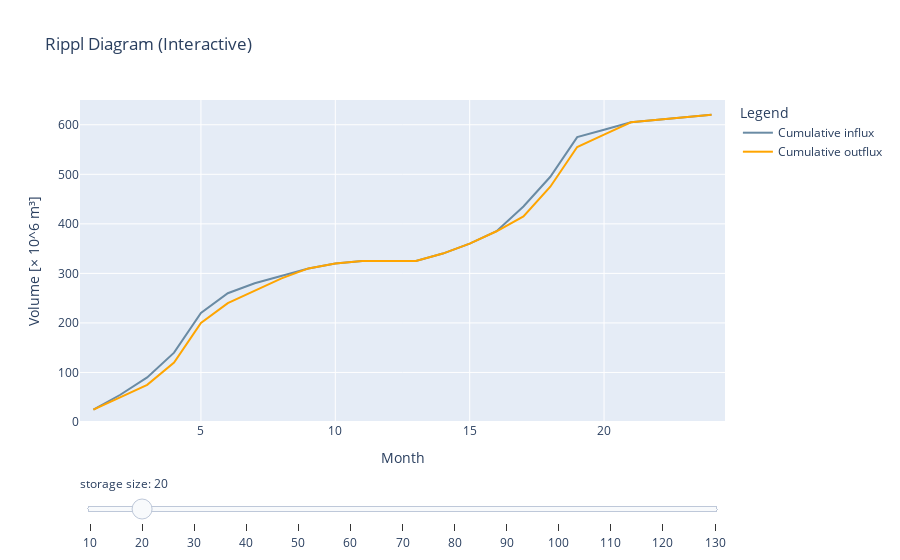

The cell this chart's notebook holds for it:
### Markdown cell above
```{exercise-start}
:label: ex_rippl
```
Let us consider a reservoir with a maximum storage of $S_\text{max} = 80$ $\cdot 10^6$  $\text{m}^3$. The reservoir owners desire a water supply of $O_\text{des} = 25$ $\cdot 10^6$  $\text{m}^3 \over \text{month}$. Lastly, the reservoir is initially empty. 

a) Over a 24-month period the influx into the reservoir and the amount of water stored in the reservoir are measured. However, some of the data has gone missing. Using equation {eq}`reservoir_storage_step`, find the missing data for December and March.

b) The reservoir owners are frustrated they could not consistently withdraw the desired amount during the 24-month period. They ask you if by increasing the storage size of the reservoir, they could have consistently withdrawn the desired amount. Using the graph below, determine if that would have been possible, and if so, what storage capacity would have been sufficient?

```{table}  Rippl reservoir data
| Month | Influx <br/>[$\cdot 10^6$ $\text{m}^3 \over \text{month}$] | Desired withdrawal <br/>[$\cdot 10^6$ $\text{m}^3 \over \text{month}$] | Actual withdrawal <br/>[$\cdot 10^6$ $\text{m}^3 \over \text{month}$] | Spillage <br/>[$\cdot 10^6$ $\text{m}^3 \over \text{month}$] | Storage <br/>[$\cdot 10^6$ $\text{m}^3$] |
| :--- | --- | --- | --- | --- | ---: |
| | | | | | 0 | 
|Oct| 25 | 25 | 25 | 0 | 0 |
|Nov| 30 | 25 | 25 | 0 | 5 |
|Dec| 35 | 25 | 25 | 0 | ? |
|Jan| 50 | 25 | 25 | 0 | 40 |
|Feb| 80 | 25 | 25 | 15 | 80 |
|Mar| 40 | 25 | 25 | ? | 80 |
|Apr| 20 | 25 | 25 | 0 | 75 |
|May| 15 | 25 | 25 | 0 | 65 |
|Jun| 15 | 25 | 25 | 0 | 55 |
|Jul| 10 | 25 | 25 | 0 | 40 |
|Aug| 5 | 25 | 25 | 0 | 20 |
|Sep| 0 | 25 | 20 | 0 | 0 |
|Oct| 0 | 25 | 0 | 0 | 0 |
|Nov| 15 | 25 | 15 | 0 | 0 |
|Dec| 20 | 25 | 20 | 0 | 0 |
|Jan| 25 | 25 | 25 | 0 | 0 |
|Feb| 50 | 25 | 25 | 0 | 25 |
|Mar| 60 | 25 | 25 | 0 | 60 |
|Apr| 80 | 25 | 25 | 35 | 80 |
|May| 15 | 25 | 25 | 0 | 70 |
|Jun| 15 | 25 | 25 | 0 | 60 |
|Jul| 5 | 25 | 25 | 0 | 40 |
|Aug| 5 | 25 | 25 | 0 | 20 |
|Sep| 5 | 25 | 25 | 0 | 0 |
```

```{exercise-end}
```

### Code cell
import plotly.graph_objects as go
import numpy as np
import pandas as pd

# 1) Define the rippl function
def rippl(influx, desired_outflux, initial_storage, maximum_storage):
    """
    Simulates water inflow and outflow and returns arrays of
    cumulative influx and outflux over time.
    """
    # Create a DataFrame to store the simulation results
    d = {
        'Influx': influx,
        'Desired withdrawal': desired_outflux * np.ones(len(influx)),
        'Real withdrawal': np.nan * np.ones(len(influx)),
        'Spillway': np.nan * np.ones(len(influx)),
        'Storage': np.nan * np.ones(len(influx))
    }
    df = pd.DataFrame(data=d)

    # Initialize the current storage
    current_storage = initial_storage

    # Simulate water inflow, outflow, and storage for each month
    for i in range(len(influx)):
        flux_in = df.loc[i, 'Influx']
        flux_out_desired = df.loc[i, 'Desired withdrawal']

        # Case 1: not enough water for the desired withdrawal
        if current_storage + flux_in < flux_out_desired:
            df.loc[i, 'Real withdrawal'] = current_storage + flux_in
            df.loc[i, 'Spillway'] = 0
        
        # Case 2: too much water — some must spill
        elif current_storage + flux_in - flux_out_desired > maximum_storage:
            df.loc[i, 'Real withdrawal'] = flux_out_desired
            df.loc[i, 'Spillway'] = current_storage + flux_in - flux_out_desired - maximum_storage
        
        # Case 3: normal withdrawal
        else:
            df.loc[i, 'Real withdrawal'] = flux_out_desired
            df.loc[i, 'Spillway'] = 0

        # Calculate the new storage level
        new_storage = (current_storage 
                       + flux_in 
                       - df.loc[i, 'Real withdrawal'] 
                       - df.loc[i, 'Spillway']
                      )
        df.loc[i, 'Storage'] = new_storage
        current_storage = new_storage  # Update for next iteration

    # Calculate cumulative water influx and outflux
    df['Cumulative influx'] = df['Influx'].cumsum()
    df['Cumulative outflux'] = (df['Real withdrawal'].cumsum() 
                                + df['Spillway'].cumsum())

    return df['Cumulative influx'].values, df['Cumulative outflux'].values

# 2) Define parameters and precompute results
influx = np.array([25, 30, 35, 50, 80, 40, 20, 15, 15, 10, 
                   5, 0, 0, 15, 20, 25, 50, 60, 80, 15, 
                   15, 5, 5, 5])
months = np.arange(1, len(influx) + 1)

# Storage sizes from 10 to 130 in steps of 10 (13 values)
storage_sizes = np.arange(10, 131, 10)

# Precompute rippl results for each storage size
storage_results = {}
for s in storage_sizes:
    storage_results[s] = rippl(influx, desired_outflux=25, initial_storage=0, maximum_storage=s)

# 3) Build Plotly figure and add traces
fig = go.Figure()

# We'll place these additional traces after any "base_traces" if you had them
# but here we assume there are no prior traces
base_traces = 0

# For each storage size, add a pair of traces (influx + outflux)
for s in storage_sizes:
    inflow_data, outflow_data = storage_results[s]
    fig.add_trace(go.Scatter(
        visible=False, 
        x=months, 
        y=inflow_data,
        line=dict(color='#6a8ba4'),
        mode='lines',
        name='Cumulative influx'
    ))
    fig.add_trace(go.Scatter(
        visible=False, 
        x=months, 
        y=outflow_data,
        line=dict(color='#FFA500'),
        mode='lines',
        name='Cumulative outflux'
    ))

# Each storage size is associated with two traces
traces_per_step = 2

# We will make the second storage size (index=1 => storage size=20) visible by default
# (Adjust active_storage_index as needed)
active_storage_index = 1
start_idx = base_traces + active_storage_index * traces_per_step
for i in range(traces_per_step):
    fig.data[start_idx + i].visible = True

# 4) Create the steps for the slider
steps = []
for i, s in enumerate(storage_sizes):
    # For each step, we want only the traces for that storage size to be visible
    vis_array = [False] * len(fig.data)
    idx_start = base_traces + i * traces_per_step
    idx_end = idx_start + traces_per_step
    for j in range(idx_start, idx_end):
        vis_array[j] = True

    steps.append(dict(
        method="update",
        args=[{"visible": vis_array}],
        label=str(s)
    ))

# 5) Create and configure slider
sliders = [dict(
    active=active_storage_index,
    currentvalue={"prefix": "storage size: "},
    pad={"t": 50},
    steps=steps
)]

# 6) Update figure layout
fig.update_layout(
    sliders=sliders,
    title="Rippl Diagram (Interactive)",
    legend_title="Legend"
)

fig.update_xaxes(
    title_text='Month',
    range=[months[0] - 0.5, months[-1] + 0.5]
)
fig.update_yaxes(
    title_text='Volume [× 10^6 m³]',
    range=[0, 650]
)

# 7) Render the figure
# If in Jupyter notebook/lab, set the default renderer as needed (optional)
import plotly.io as pio
pio.renderers.default = 'plotly_mimetype'  # or 'notebook_connected', 'jupyterlab', etc.
fig.show();

### Figure 1 — Plotly figure (JSON) as saved in the notebook; plotly's stock layout.template omitted (floating-point values rounded to 4 significant figures)
{"data": [{"line": {"color": "#6a8ba4"}, "mode": "lines", "name": "Cumulative influx", "type": "scatter", "visible": false, "x": [1, 2, 3, 4, 5, 6, 7, 8, 9, 10, 11, 12, 13, 14, 15, 16, 17, 18, 19, 20, 21, 22, 23, 24], "y": [25, 55, 90, 140, 220, 260, 280, 295, 310, 320, 325, 325, 325, 340, 360, 385, 435, 495, 575, 590, 605, 610, 615, 620]}, {"line": {"color": "#FFA500"}, "mode": "lines", "name": "Cumulative outflux", "type": "scatter", "visible": false, "x": [1, 2, 3, 4, 5, 6, 7, 8, 9, 10, 11, 12, 13, 14, 15, 16, 17, 18, 19, 20, 21, 22, 23, 24], "y": [25, 50, 80, 130, 210, 250, 275, 295, 310, 320, 325, 325, 325, 340, 360, 385, 425, 485, 565, 590, 605, 610, 615, 620]}, {"line": {"color": "#6a8ba4"}, "mode": "lines", "name": "Cumulative influx", "type": "scatter", "visible": true, "x": [1, 2, 3, 4, 5, 6, 7, 8, 9, 10, 11, 12, 13, 14, 15, 16, 17, 18, 19, 20, 21, 22, 23, 24], "y": [25, 55, 90, 140, 220, 260, 280, 295, 310, 320, 325, 325, 325, 340, 360, 385, 435, 495, 575, 590, 605, 610, 615, 620]}, {"line": {"color": "#FFA500"}, "mode": "lines", "name": "Cumulative outflux", "type": "scatter", "visible": true, "x": [1, 2, 3, 4, 5, 6, 7, 8, 9, 10, 11, 12, 13, 14, 15, 16, 17, 18, 19, 20, 21, 22, 23, 24], "y": [25, 50, 75, 120, 200, 240, 265, 290, 310, 320, 325, 325, 325, 340, 360, 385, 415, 475, 555, 580, 605, 610, 615, 620]}, {"line": {"color": "#6a8ba4"}, "mode": "lines", "name": "Cumulative influx", "type": "scatter", "visible": false, "x": [1, 2, 3, 4, 5, 6, 7, 8, 9, 10, 11, 12, 13, 14, 15, 16, 17, 18, 19, 20, 21, 22, 23, 24], "y": [25, 55, 90, 140, 220, 260, 280, 295, 310, 320, 325, 325, 325, 340, 360, 385, 435, 495, 575, 590, 605, 610, 615, 620]}, {"line": {"color": "#FFA500"}, "mode": "lines", "name": "Cumulative outflux", "type": "scatter", "visible": false, "x": [1, 2, 3, 4, 5, 6, 7, 8, 9, 10, 11, 12, 13, 14, 15, 16, 17, 18, 19, 20, 21, 22, 23, 24], "y": [25, 50, 75, 110, 190, 230, 255, 280, 305, 320, 325, 325, 325, 340, 360, 385, 410, 465, 545, 570, 595, 610, 615, 620]}, {"line": {"color": "#6a8ba4"}, "mode": "lines", "name": "Cumulative influx", "type": "scatter", "visible": false, "x": [1, 2, 3, 4, 5, 6, 7, 8, 9, 10, 11, 12, 13, 14, 15, 16, 17, 18, 19, 20, 21, 22, 23, 24], "y": [25, 55, 90, 140, 220, 260, 280, 295, 310, 320, 325, 325, 325, 340, 360, 385, 435, 495, 575, 590, 605, 610, 615, 620]}, {"line": {"color": "#FFA500"}, "mode": "lines", "name": "Cumulative outflux", "type": "scatter", "visible": false, "x": [1, 2, 3, 4, 5, 6, 7, 8, 9, 10, 11, 12, 13, 14, 15, 16, 17, 18, 19, 20, 21, 22, 23, 24], "y": [25, 50, 75, 100, 180, 220, 245, 270, 295, 320, 325, 325, 325, 340, 360, 385, 410, 455, 535, 560, 585, 610, 615, 620]}, {"line": {"color": "#6a8ba4"}, "mode": "lines", "name": "Cumulative influx", "type": "scatter", "visible": false, "x": [1, 2, 3, 4, 5, 6, 7, 8, 9, 10, 11, 12, 13, 14, 15, 16, 17, 18, 19, 20, 21, 22, 23, 24], "y": [25, 55, 90, 140, 220, 260, 280, 295, 310, 320, 325, 325, 325, 340, 360, 385, 435, 495, 575, 590, 605, 610, 615, 620]}, {"line": {"color": "#FFA500"}, "mode": "lines", "name": "Cumulative outflux", "type": "scatter", "visible": false, "x": [1, 2, 3, 4, 5, 6, 7, 8, 9, 10, 11, 12, 13, 14, 15, 16, 17, 18, 19, 20, 21, 22, 23, 24], "y": [25, 50, 75, 100, 170, 210, 235, 260, 285, 310, 325, 325, 325, 340, 360, 385, 410, 445, 525, 550, 575, 600, 615, 620]}, {"line": {"color": "#6a8ba4"}, "mode": "lines", "name": "Cumulative influx", "type": "scatter", "visible": false, "x": [1, 2, 3, 4, 5, 6, 7, 8, 9, 10, 11, 12, 13, 14, 15, 16, 17, 18, 19, 20, 21, 22, 23, 24], "y": [25, 55, 90, 140, 220, 260, 280, 295, 310, 320, 325, 325, 325, 340, 360, 385, 435, 495, 575, 590, 605, 610, 615, 620]}, {"line": {"color": "#FFA500"}, "mode": "lines", "name": "Cumulative outflux", "type": "scatter", "visible": false, "x": [1, 2, 3, 4, 5, 6, 7, 8, 9, 10, 11, 12, 13, 14, 15, 16, 17, 18, 19, 20, 21, 22, 23, 24], "y": [25, 50, 75, 100, 160, 200, 225, 250, 275, 300, 325, 325, 325, 340, 360, 385, 410, 435, 515, 540, 565, 590, 615, 620]}, {"line": {"color": "#6a8ba4"}, "mode": "lines", "name": "Cumulative influx", "type": "scatter", "visible": false, "x": [1, 2, 3, 4, 5, 6, 7, 8, 9, 10, 11, 12, 13, 14, 15, 16, 17, 18, 19, 20, 21, 22, 23, 24], "y": [25, 55, 90, 140, 220, 260, 280, 295, 310, 320, 325, 325, 325, 340, 360, 385, 435, 495, 575, 590, 605, 610, 615, 620]}, {"line": {"color": "#FFA500"}, "mode": "lines", "name": "Cumulative outflux", "type": "scatter", "visible": false, "x": [1, 2, 3, 4, 5, 6, 7, 8, 9, 10, 11, 12, 13, 14, 15, 16, 17, 18, 19, 20, 21, 22, 23, 24], "y": [25, 50, 75, 100, 150, 190, 215, 240, 265, 290, 315, 325, 325, 340, 360, 385, 410, 435, 505, 530, 555, 580, 605, 620]}, {"line": {"color": "#6a8ba4"}, "mode": "lines", "name": "Cumulative influx", "type": "scatter", "visible": false, "x": [1, 2, 3, 4, 5, 6, 7, 8, 9, 10, 11, 12, 13, 14, 15, 16, 17, 18, 19, 20, 21, 22, 23, 24], "y": [25, 55, 90, 140, 220, 260, 280, 295, 310, 320, 325, 325, 325, 340, 360, 385, 435, 495, 575, 590, 605, 610, 615, 620]}, {"line": {"color": "#FFA500"}, "mode": "lines", "name": "Cumulative outflux", "type": "scatter", "visible": false, "x": [1, 2, 3, 4, 5, 6, 7, 8, 9, 10, 11, 12, 13, 14, 15, 16, 17, 18, 19, 20, 21, 22, 23, 24], "y": [25, 50, 75, 100, 140, 180, 205, 230, 255, 280, 305, 325, 325, 340, 360, 385, 410, 435, 495, 520, 545, 570, 595, 620]}, {"line": {"color": "#6a8ba4"}, "mode": "lines", "name": "Cumulative influx", "type": "scatter", "visible": false, "x": [1, 2, 3, 4, 5, 6, 7, 8, 9, 10, 11, 12, 13, 14, 15, 16, 17, 18, 19, 20, 21, 22, 23, 24], "y": [25, 55, 90, 140, 220, 260, 280, 295, 310, 320, 325, 325, 325, 340, 360, 385, 435, 495, 575, 590, 605, 610, 615, 620]}, {"line": {"color": "#FFA500"}, "mode": "lines", "name": "Cumulative outflux", "type": "scatter", "visible": false, "x": [1, 2, 3, 4, 5, 6, 7, 8, 9, 10, 11, 12, 13, 14, 15, 16, 17, 18, 19, 20, 21, 22, 23, 24], "y": [25, 50, 75, 100, 130, 170, 195, 220, 245, 270, 295, 320, 325, 340, 360, 385, 410, 435, 485, 510, 535, 560, 585, 610]}, {"line": {"color": "#6a8ba4"}, "mode": "lines", "name": "Cumulative influx", "type": "scatter", "visible": false, "x": [1, 2, 3, 4, 5, 6, 7, 8, 9, 10, 11, 12, 13, 14, 15, 16, 17, 18, 19, 20, 21, 22, 23, 24], "y": [25, 55, 90, 140, 220, 260, 280, 295, 310, 320, 325, 325, 325, 340, 360, 385, 435, 495, 575, 590, 605, 610, 615, 620]}, {"line": {"color": "#FFA500"}, "mode": "lines", "name": "Cumulative outflux", "type": "scatter", "visible": false, "x": [1, 2, 3, 4, 5, 6, 7, 8, 9, 10, 11, 12, 13, 14, 15, 16, 17, 18, 19, 20, 21, 22, 23, 24], "y": [25, 50, 75, 100, 125, 160, 185, 210, 235, 260, 285, 310, 325, 340, 360, 385, 410, 435, 475, 500, 525, 550, 575, 600]}, {"line": {"color": "#6a8ba4"}, "mode": "lines", "name": "Cumulative influx", "type": "scatter", "visible": false, "x": [1, 2, 3, 4, 5, 6, 7, 8, 9, 10, 11, 12, 13, 14, 15, 16, 17, 18, 19, 20, 21, 22, 23, 24], "y": [25, 55, 90, 140, 220, 260, 280, 295, 310, 320, 325, 325, 325, 340, 360, 385, 435, 495, 575, 590, 605, 610, 615, 620]}, {"line": {"color": "#FFA500"}, "mode": "lines", "name": "Cumulative outflux", "type": "scatter", "visible": false, "x": [1, 2, 3, 4, 5, 6, 7, 8, 9, 10, 11, 12, 13, 14, 15, 16, 17, 18, 19, 20, 21, 22, 23, 24], "y": [25, 50, 75, 100, 125, 150, 175, 200, 225, 250, 275, 300, 325, 340, 360, 385, 410, 435, 465, 490, 515, 540, 565, 590]}, {"line": {"color": "#6a8ba4"}, "mode": "lines", "name": "Cumulative influx", "type": "scatter", "visible": false, "x": [1, 2, 3, 4, 5, 6, 7, 8, 9, 10, 11, 12, 13, 14, 15, 16, 17, 18, 19, 20, 21, 22, 23, 24], "y": [25, 55, 90, 140, 220, 260, 280, 295, 310, 320, 325, 325, 325, 340, 360, 385, 435, 495, 575, 590, 605, 610, 615, 620]}, {"line": {"color": "#FFA500"}, "mode": "lines", "name": "Cumulative outflux", "type": "scatter", "visible": false, "x": [1, 2, 3, 4, 5, 6, 7, 8, 9, 10, 11, 12, 13, 14, 15, 16, 17, 18, 19, 20, 21, 22, 23, 24], "y": [25, 50, 75, 100, 125, 150, 175, 200, 225, 250, 275, 300, 325, 340, 360, 385, 410, 435, 460, 485, 510, 535, 560, 585]}, {"line": {"color": "#6a8ba4"}, "mode": "lines", "name": "Cumulative influx", "type": "scatter", "visible": false, "x": [1, 2, 3, 4, 5, 6, 7, 8, 9, 10, 11, 12, 13, 14, 15, 16, 17, 18, 19, 20, 21, 22, 23, 24], "y": [25, 55, 90, 140, 220, 260, 280, 295, 310, 320, 325, 325, 325, 340, 360, 385, 435, 495, 575, 590, 605, 610, 615, 620]}, {"line": {"color": "#FFA500"}, "mode": "lines", "name": "Cumulative outflux", "type": "scatter", "visible": false, "x": [1, 2, 3, 4, 5, 6, 7, 8, 9, 10, 11, 12, 13, 14, 15, 16, 17, 18, 19, 20, 21, 22, 23, 24], "y": [25, 50, 75, 100, 125, 150, 175, 200, 225, 250, 275, 300, 325, 340, 360, 385, 410, 435, 460, 485, 510, 535, 560, 585]}], "layout": {"legend": {"title": {"text": "Legend"}}, "sliders": [{"active": 1, "currentvalue": {"prefix": "storage size: "}, "pad": {"t": 50}, "steps": [{"args": [{"visible": [true, true, false, false, false, false, false, false, false, false, false, false, false, false, false, false, false, false, false, false, false, false, false, false, false, false]}], "label": "10", "method": "update"}, {"args": [{"visible": [false, false, true, true, false, false, false, false, false, false, false, false, false, false, false, false, false, false, false, false, false, false, false, false, false, false]}], "label": "20", "method": "update"}, {"args": [{"visible": [false, false, false, false, true, true, false, false, false, false, false, false, false, false, false, false, false, false, false, false, false, false, false, false, false, false]}], "label": "30", "method": "update"}, {"args": [{"visible": [false, false, false, false, false, false, true, true, false, false, false, false, false, false, false, false, false, false, false, false, false, false, false, false, false, false]}], "label": "40", "method": "update"}, {"args": [{"visible": [false, false, false, false, false, false, false, false, true, true, false, false, false, false, false, false, false, false, false, false, false, false, false, false, false, false]}], "label": "50", "method": "update"}, {"args": [{"visible": [false, false, false, false, false, false, false, false, false, false, true, true, false, false, false, false, false, false, false, false, false, false, false, false, false, false]}], "label": "60", "method": "update"}, {"args": [{"visible": [false, false, false, false, false, false, false, false, false, false, false, false, true, true, false, false, false, false, false, false, false, false, false, false, false, false]}], "label": "70", "method": "update"}, {"args": [{"visible": [false, false, false, false, false, false, false, false, false, false, false, false, false, false, true, true, false, false, false, false, false, false, false, false, false, false]}], "label": "80", "method": "update"}, {"args": [{"visible": [false, false, false, false, false, false, false, false, false, false, false, false, false, false, false, false, true, true, false, false, false, false, false, false, false, false]}], "label": "90", "method": "update"}, {"args": [{"visible": [false, false, false, false, false, false, false, false, false, false, false, false, false, false, false, false, false, false, true, true, false, false, false, false, false, false]}], "label": "100", "method": "update"}, {"args": [{"visible": [false, false, false, false, false, false, false, false, false, false, false, false, false, false, false, false, false, false, false, false, true, true, false, false, false, false]}], "label": "110", "method": "update"}, {"args": [{"visible": [false, false, false, false, false, false, false, false, false, false, false, false, false, false, false, false, false, false, false, false, false, false, true, true, false, false]}], "label": "120", "method": "update"}, {"args": [{"visible": [false, false, false, false, false, false, false, false, false, false, false, false, false, false, false, false, false, false, false, false, false, false, false, false, true, true]}], "label": "130", "method": "update"}]}], "title": {"text": "Rippl Diagram (Interactive)"}, "xaxis": {"range": [0.5, 24.5], "title": {"text": "Month"}}, "yaxis": {"range": [0, 650], "title": {"text": "Volume [× 10^6 m³]"}}}}
